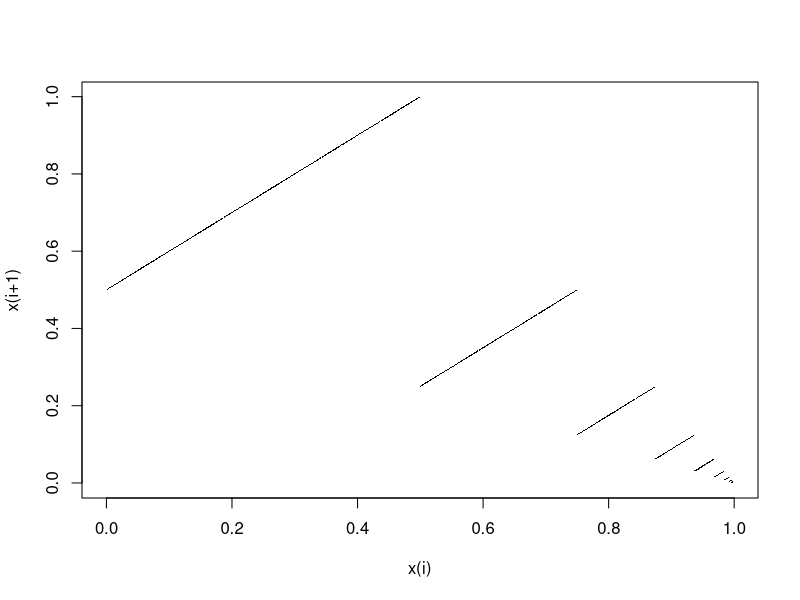
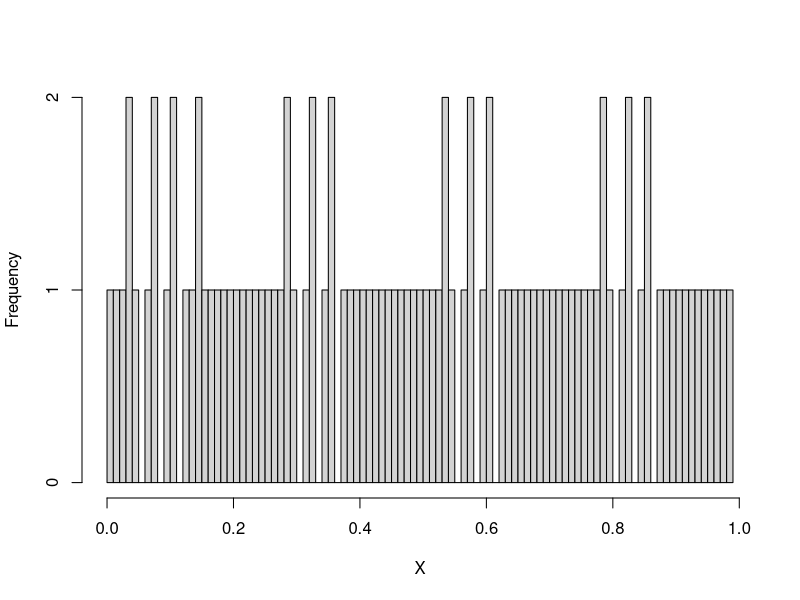
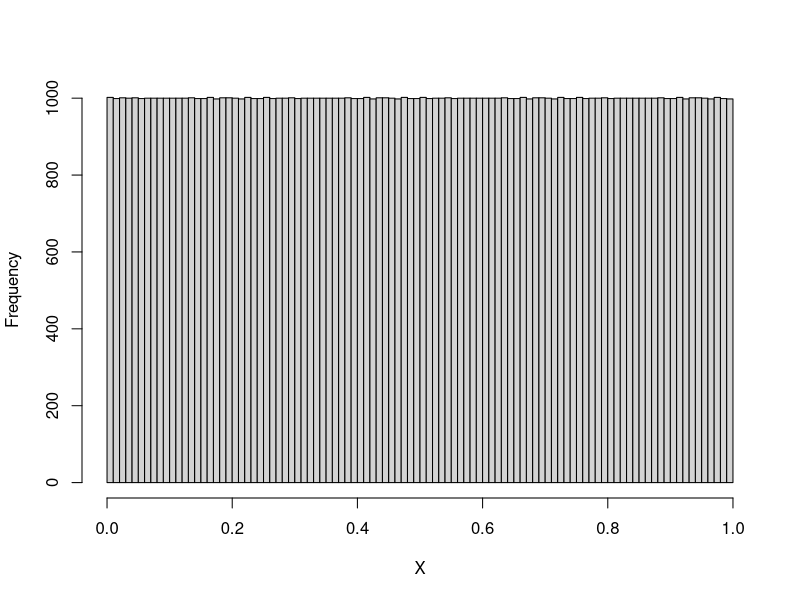
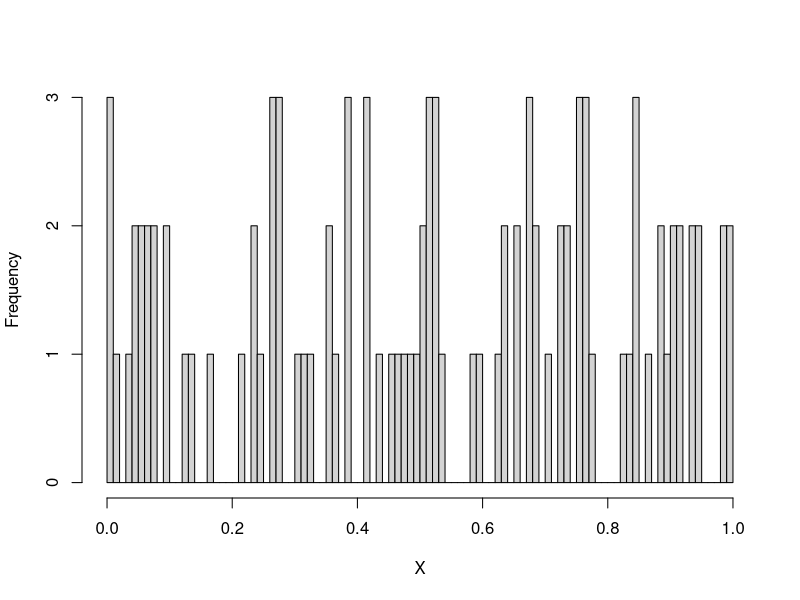
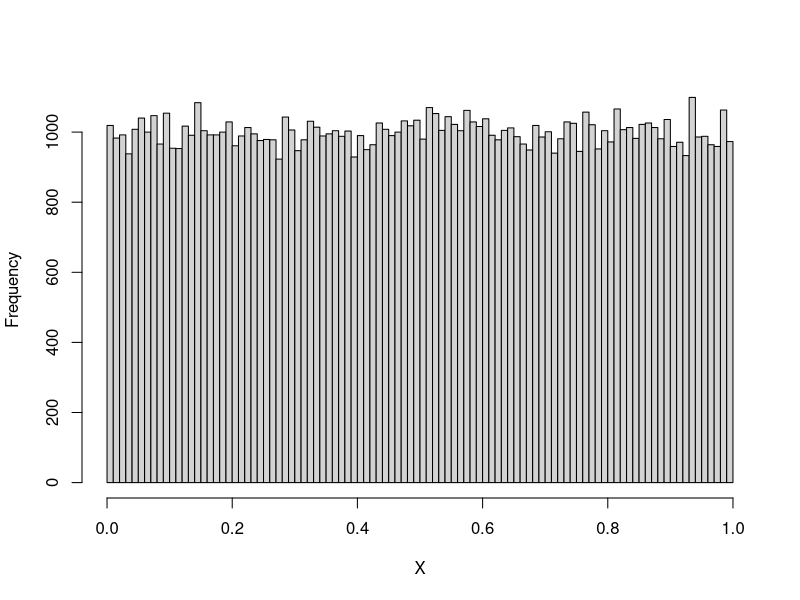
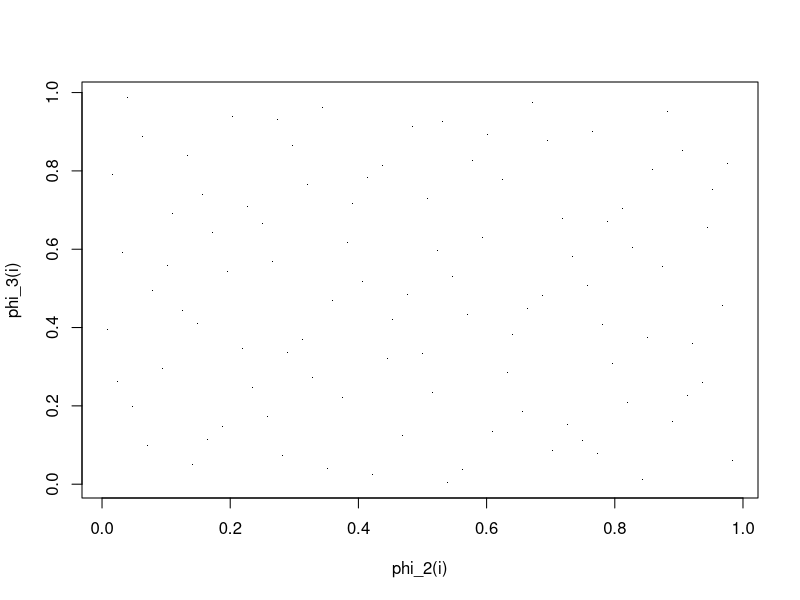
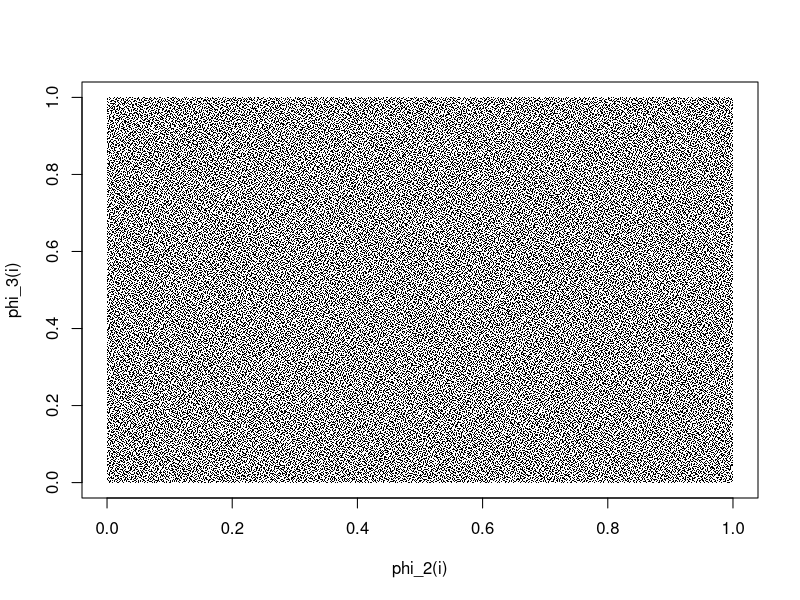

These charts were generated, in order, by the following R code:
lcg <- function(a, b, m, seed, size) {
	x <- vector(length = size);
	x[1] = seed;
	for (i in 2:size) {
		x[i] = (((a * x[i-1]) + b) %% m);
	}
	return(x/m);
}

reverse_base <- function(number, base) {
	n = number;
	result <- vector();
	while (n != 0) {
		result = c(result, n %% base);
		n = n %/% base;
	}
	return(result);
}

gen_Van_der_Corput <- function(number, base) {
	n <- reverse_base(number, base);
	result = 0;
	for (i in 1:length(n)) {
		result = result + (n[i] / (base^i));
	}
	return(result);
}

## Problem - 1 ##

###
v25 <- vector(length = 25);
for (i in 1:25) {
	v25[i] = gen_Van_der_Corput(i, 2);
}

cat(v25, "\n");

rm(v25);

###
v1000 <- vector(length = 1000);
for (i in 1:1000) {
	v1000[i] = gen_Van_der_Corput(i, 2);
}

pdf("pair_vdc.pdf");
plot(v1000[1:999], v1000[2:1000], type = "p", xlab = "x(i)", ylab = "x(i+1)", main = "", pch = '.');

rm(v1000);

###
v100 <- vector(length = 100);
for (i in 1:100) {
	v100[i] = gen_Van_der_Corput(i, 2);
}

v100000 <- vector(length = 100000);
for (i in 1:100000) {
	v100000[i] = gen_Van_der_Corput(i, 2);
}

l100 <- lcg(16807, 0, 2^31 - 1, 1, 100);

l100000 <- lcg(16807, 0, 2^31 - 1, 1, 100000);

pdf("v100.pdf");	hist(v100, breaks = 100, xlab = "X", main = "");
pdf("v100000.pdf");	hist(v100000, breaks = 100, xlab = "X", main = "");
pdf("l100.pdf");	hist(l100, breaks = 100, xlab = "X", main = "");
pdf("l100000.pdf");	hist(l100000, breaks = 100, xlab = "X", main = "");

rm(v100, v100000, l100, l100000, lcg);

## Problem - 2 ##

x100 <- matrix(nrow = 100, ncol = 2);
for (i in 1:100) {
	x100[i,] <- c(gen_Van_der_Corput(i, 2), gen_Van_der_Corput(i, 3));
}

x100000 <- matrix(nrow = 100000, ncol = 2);
for (i in 1:100000) {
	x100000[i,] <- c(gen_Van_der_Corput(i, 2), gen_Van_der_Corput(i, 3));
}

pdf("x100.pdf");	plot(x100, xlab = "phi_2(i)", ylab = "phi_3(i)", main = "", pch = '.');
pdf("x100000.pdf");	plot(x100000, xlab = "phi_2(i)", ylab = "phi_3(i)", main = "", pch = '.');

rm(list = ls());

#0.5 ; 0.25 ; 0.75 ; 0.125 ; 0.625 ; 0.375 ; 0.875 ; 0.0625 ; 0.5625 ; 0.3125 ; 0.8125 ; 0.1875 ; 0.6875 ; 0.4375 ; 0.9375 ; 0.03125 ; 0.53125 ; 0.28125 ; 0.78125 ; 0.15625 ; 0.65625 ; 0.40625 ; 0.90625 ; 0.09375 ; 0.59375